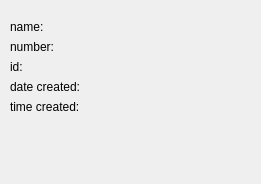
<?xml version="1.0" encoding="UTF-8"?>
<ui version="4.0">
 <class>BinaryViewPopup</class>
 <widget class="QDialog" name="BinaryViewPopup">
  <property name="geometry">
   <rect>
    <x>0</x>
    <y>0</y>
    <width>261</width>
    <height>184</height>
   </rect>
  </property>
  <property name="windowTitle">
   <string>Dialog</string>
  </property>
  <widget class="QWidget" name="formLayoutWidget">
   <property name="geometry">
    <rect>
     <x>10</x>
     <y>20</y>
     <width>241</width>
     <height>141</height>
    </rect>
   </property>
   <layout class="QFormLayout" name="formLayout">
    <item row="0" column="0">
     <widget class="QLabel" name="label">
      <property name="text">
       <string>name:</string>
      </property>
     </widget>
    </item>
    <item row="0" column="1">
     <widget class="QLabel" name="name">
      <property name="text">
       <string/>
      </property>
     </widget>
    </item>
    <item row="1" column="0">
     <widget class="QLabel" name="label_3">
      <property name="text">
       <string>number:</string>
      </property>
     </widget>
    </item>
    <item row="1" column="1">
     <widget class="QLabel" name="number">
      <property name="text">
       <string/>
      </property>
     </widget>
    </item>
    <item row="2" column="0">
     <widget class="QLabel" name="label_2">
      <property name="text">
       <string>id:</string>
      </property>
     </widget>
    </item>
    <item row="2" column="1">
     <widget class="QLabel" name="id">
      <property name="text">
       <string/>
      </property>
     </widget>
    </item>
    <item row="3" column="0">
     <widget class="QLabel" name="label_4">
      <property name="text">
       <string>date created:</string>
      </property>
     </widget>
    </item>
    <item row="3" column="1">
     <widget class="QLabel" name="dateCreated">
      <property name="text">
       <string/>
      </property>
     </widget>
    </item>
    <item row="4" column="0">
     <widget class="QLabel" name="label_7">
      <property name="text">
       <string>time created:</string>
      </property>
     </widget>
    </item>
    <item row="4" column="1">
     <widget class="QLabel" name="timeCreated">
      <property name="text">
       <string/>
      </property>
     </widget>
    </item>
   </layout>
  </widget>
 </widget>
 <resources/>
 <connections/>
</ui>
